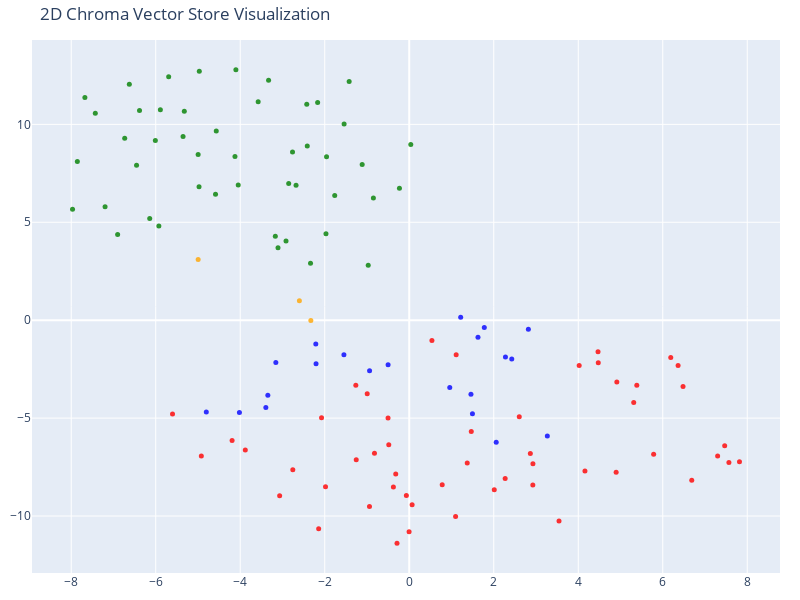

Notebook cell for this chart:
### Code cell
# We humans find it easier to visalize things in 2D!
# Reduce the dimensionality of the vectors to 2D using t-SNE
# (t-distributed stochastic neighbor embedding)

tsne = TSNE(n_components=2, random_state=42)
reduced_vectors = tsne.fit_transform(vectors)

# Create the 2D scatter plot
fig = go.Figure(data=[go.Scatter(
    x=reduced_vectors[:, 0],
    y=reduced_vectors[:, 1],
    mode='markers',
    marker=dict(size=5, color=colors, opacity=0.8),
    text=[f"Type: {t}<br>Text: {d[:100]}..." for t, d in zip(doc_types, documents)],
    hoverinfo='text'
)])

fig.update_layout(
    title='2D Chroma Vector Store Visualization',
    scene=dict(xaxis_title='x',yaxis_title='y'),
    width=800,
    height=600,
    margin=dict(r=20, b=10, l=10, t=40)
)

fig.show()

### Figure 1 — Plotly figure (JSON) as saved in the notebook; plotly's stock layout.template omitted (floating-point values rounded to 4 significant figures)
{"data": [{"hoverinfo": "text", "marker": {"color": ["blue", "blue", "blue", "blue", "blue", "blue", "blue", "blue", "blue", "blue", "blue", "blue", "blue", "blue", "blue", "blue", "blue", "blue", "blue", "blue", "blue", "red", "red", "red", "red", "red", "red", "red", "red", "red", "red", "red", "red", "red", "red", "red", "red", "red", "red", "red", "red", "red", "red", "red", "red", "red", "red", "red", "red", "red", "red", "red", "red", "red", "red", "red", "red", "red", "red", "red", "red", "red", "red", "red", "red", "red", "red", "red", "red", "red", "red", "red", "red", "orange", "orange", "orange", "green", "green", "green", "green", "green", "green", "green", "green", "green", "green", "green", "green", "green", "green", "green", "green", "green", "green", "green", "green", "green", "green", "green", "green", "green", "green", "green", "green", "green", "green", "green", "green", "green", "green", "green", "green", "green", "green", "green", "green", "green", "green", "green", "green", "green", "green", "green"], "opacity": 0.8, "size": 5}, "mode": "markers", "text": ["Type: products<br>Text: # Product Summary\n\n# Rellm: AI-Powered Enterprise Reinsurance Solution\n\n## Summary\n\nRellm is an inno...", "Type: products<br>Text: ### Seamless Integrations\nRellm's architecture is designed for effortless integration with existing ...", "Type: products<br>Text: ### Regulatory Compliance Tools\nRellm includes built-in compliance tracking features to help organiz...", "Type: products<br>Text: Join the growing number of organizations leveraging Rellm to enhance their reinsurance processes whi...", "Type: products<br>Text: Experience the future of reinsurance with Rellm, where innovation meets reliability. Let Insurellm h...", "Type: products<br>Text: # Product Summary\n\n# Markellm\n\n## Summary\n\nMarkellm is an innovative two-sided marketplace designed ...", "Type: products<br>Text: - **User-Friendly Interface**: Designed with user experience in mind, Markellm features an intuitive...", "Type: products<br>Text: - **Customer Support**: Our dedicated support team is always available to assist both consumers and ...", "Type: products<br>Text: ### For Insurance Companies:\n- **Basic Listing Fee**: $199/month for a featured listing on the platf...", "Type: products<br>Text: ### Q3 2025\n- Initiate a comprehensive marketing campaign targeting both consumers and insurers to i...", "Type: products<br>Text: # Product Summary\n\n# Homellm\n\n## Summary\nHomellm is an innovative home insurance product developed b...", "Type: products<br>Text: ### 2. Dynamic Pricing Model\nWith Homellm's innovative dynamic pricing model, insurance providers ca...", "Type: products<br>Text: ### 5. Multi-Channel Integration\nHomellm seamlessly integrates into existing insurance platforms, pr...", "Type: products<br>Text: - **Basic Tier:** Starting at $5,000/month for small insurers with basic integration features.\n- **S...", "Type: products<br>Text: All tiers include a comprehensive training program and ongoing updates to ensure optimal performance...", "Type: products<br>Text: With Homellm, Insurellm is committed to transforming the landscape of home insurance, ensuring both ...", "Type: products<br>Text: # Product Summary\n\n# Carllm\n\n## Summary\n\nCarllm is an innovative auto insurance product developed by...", "Type: products<br>Text: - **Instant Quoting**: With Carllm, insurance companies can offer near-instant quotes to customers, ...", "Type: products<br>Text: - **Mobile Integration**: Carllm is designed to work seamlessly with mobile applications, providing ...", "Type: products<br>Text: - **Professional Tier**: $2,500/month\n  - For medium-sized companies.\n  - All Basic Tier features pl...", "Type: products<br>Text: ### Q2 2025: Customer Experience Improvements\n- Launch of a new **mobile app** for end-users.\n- Intr...", "Type: contracts<br>Text: # Contract with GreenField Holdings for Markellm\n\n**Effective Date:** November 15, 2023  \n**Contract...", "Type: contracts<br>Text: ## Renewal\n1. **Automatic Renewal**: This contract will automatically renew for sequential one-year ...", "Type: contracts<br>Text: ## Features\n1. **AI-Powered Matching**: Access to advanced algorithms that connect GreenField Holdin...", "Type: contracts<br>Text: ## Support\n1. **Customer Support Access**: The Client will have access to dedicated support through ...", "Type: contracts<br>Text: **Signatures:**  \n_________________________                           _________________________  \n**...", "Type: contracts<br>Text: # Contract with Apex Reinsurance for Rellm: AI-Powered Enterprise Reinsurance Solution\n\n## Terms\n\n1....", "Type: contracts<br>Text: ## Renewal\n\n1. **Automatic Renewal**: This Agreement will automatically renew for successive one-yea...", "Type: contracts<br>Text: 2. **Seamless Integrations**: The architecture of Rellm allows for easy integration with existing sy...", "Type: contracts<br>Text: 1. **Technical Support**: Provider shall offer dedicated technical support to the Client via phone, ...", "Type: contracts<br>Text: **Insurellm, Inc.**  \n_____________________________  \nAuthorized Signature   \nDate: ________________...", "Type: contracts<br>Text: # Contract with Greenstone Insurance for Homellm\n\n---\n\n## Terms\n\n1. **Parties**: This Contract (\"Agr...", "Type: contracts<br>Text: 4. **Payment Terms**: \n   - The Customer shall pay an amount of $10,000 per month for the Standard T...", "Type: contracts<br>Text: ---\n\n## Features\n\n- **AI-Powered Risk Assessment**: Customer will have access to enhanced risk evalu...", "Type: contracts<br>Text: - **Customer Portal**: A dedicated portal will be provided, allowing the Customer's clients to manag...", "Type: contracts<br>Text: ______________________________  \n[Name], [Title]  \nDate: ______________________\n\n**For Greenstone In...", "Type: contracts<br>Text: # Contract with Roadway Insurance Inc. for Carllm\n\n---\n\n## Terms\n\n1. **Agreement Effective Date**: T...", "Type: contracts<br>Text: ---\n\n## Renewal\n\n1. **Automatic Renewal**: This agreement will automatically renew for an additional...", "Type: contracts<br>Text: ---\n\n## Features\n\n1. **Access to Core Features**: Roadway Insurance Inc. will have access to all Pro...", "Type: contracts<br>Text: ---\n\n## Support\n\n1. **Technical Support**: Roadway Insurance Inc. will receive priority technical su...", "Type: contracts<br>Text: # Contract with Stellar Insurance Co. for Rellm\n\n## Terms\nThis contract is made between **Insurellm*...", "Type: contracts<br>Text: ### Termination\nEither party may terminate this agreement with a **30-day written notice**. In the e...", "Type: contracts<br>Text: ## Features\nStellar Insurance Co. will receive access to the following features of the Rellm product...", "Type: contracts<br>Text: ## Support\nInsurellm provides Stellar Insurance Co. with the following support services:\n\n- **24/7 T...", "Type: contracts<br>Text: # Contract with TechDrive Insurance for Carllm\n\n**Contract Date:** October 1, 2024  \n**Contract Dura...", "Type: contracts<br>Text: ## Renewal\n\n1. **Automatic Renewal**: This contract shall automatically renew for additional one-yea...", "Type: contracts<br>Text: ## Support\n\n1. **Customer Support**: Insurellm will provide 24/7 customer support to TechDrive Insur...", "Type: contracts<br>Text: **TechDrive Insurance Representative:**  \nName: Sarah Johnson  \nTitle: Operations Director  \nDate: _...", "Type: contracts<br>Text: # Contract with Belvedere Insurance for Markellm\n\n## Terms\nThis Contract (\"Agreement\") is made and e...", "Type: contracts<br>Text: ## Renewal\n1. **Renewal Terms**: This Agreement may be renewed for additional one-year terms upon mu...", "Type: contracts<br>Text: ## Features\n1. **AI-Powered Matching**: Belvedere Insurance will benefit from Markellm's AI-powered ...", "Type: contracts<br>Text: ## Support\n1. **Technical Support**: Technical support will be available from 9 AM to 7 PM EST, Mond...", "Type: contracts<br>Text: **Belvedere Insurance**  \nSignature: ______________________  \nName: [Authorized Signatory]  \nTitle: ...", "Type: contracts<br>Text: # Contract with Velocity Auto Solutions for Carllm\n\n**Contract Date:** October 1, 2023  \n**Contract ...", "Type: contracts<br>Text: ## Renewal\n\n1. **Automatic Renewal**: This contract will automatically renew for successive 12-month...", "Type: contracts<br>Text: ## Support\n\n1. **Customer Support**: Velocity Auto Solutions will have access to Insurellm’s custome...", "Type: contracts<br>Text: # Contract with GreenValley Insurance for Homellm\n\n**Contract Date:** October 6, 2023  \n**Contract N...", "Type: contracts<br>Text: 4. **Confidentiality:** Both parties agree to maintain the confidentiality of proprietary informatio...", "Type: contracts<br>Text: 1. **AI-Powered Risk Assessment:** Access to advanced AI algorithms for real-time risk evaluations.\n...", "Type: contracts<br>Text: 3. **Regular Updates:** Insurellm will offer ongoing updates and enhancements to the Homellm platfor...", "Type: contracts<br>Text: # Contract with EverGuard Insurance for Rellm: AI-Powered Enterprise Reinsurance Solution\n\n**Contrac...", "Type: contracts<br>Text: 4. **Usage Rights**: EverGuard Insurance is granted a non-exclusive, non-transferable license to acc...", "Type: contracts<br>Text: 1. **Core Functionality**: Rellm provides EverGuard Insurance with advanced AI-driven analytics, sea...", "Type: contracts<br>Text: 1. **Customer Support**: Insurellm will provide EverGuard Insurance with 24/7 customer support, incl...", "Type: contracts<br>Text: ---\n\n**Signatures**  \n**For Insurellm**: __________________________  \n**Name**: John Smith  \n**Title...", "Type: contracts<br>Text: # Contract with BrightWay Solutions for Markellm\n\n**Contract Date:** October 5, 2023  \n**Contract ID...", "Type: contracts<br>Text: 3. **Service Level Agreement (SLA):**  \n   Insurellm commits to a 99.9% uptime for the platform with...", "Type: contracts<br>Text: 2. **Real-Time Quote Availability:**  \n   Consumers sourced via BrightWay Solutions will receive rea...", "Type: contracts<br>Text: 3. **Training and Onboarding:**  \n   Insurellm agrees to provide one free training session on how to...", "Type: contracts<br>Text: # Contract with Pinnacle Insurance Co. for Homellm\n\n## Terms\nThis contract (\"Contract\") is entered i...", "Type: contracts<br>Text: ## Renewal\n1. **Renewal Terms**: At the end of the initial term, this Contract shall automatically r...", "Type: contracts<br>Text: ## Features\n1. **AI-Powered Risk Assessment**: Utilized for tailored underwriting decisions specific...", "Type: contracts<br>Text: ## Support\n1. **Technical Support**: Insurellm shall provide 24/7 technical support via an email and...", "Type: company<br>Text: # Overview of Insurellm\n\nInsurellm is an innovative insurance tech firm with 200 employees across th...", "Type: company<br>Text: # Careers at Insurellm\n\nInsurellm is hiring! We are looking for talented software engineers, data sc...", "Type: company<br>Text: # About Insurellm\n\nInsurellm was founded by Avery Lancaster in 2015 as an insurance tech startup des...", "Type: employees<br>Text: # HR Record\n\n# Alex Chen\n\n## Summary\n- **Date of Birth:** March 15, 1990  \n- **Job Title:** Backend ...", "Type: employees<br>Text: ## Annual Performance History\n- **2020:**  \n  - Completed onboarding successfully.  \n  - Met expecta...", "Type: employees<br>Text: ## Compensation History\n- **2020:** Base Salary: $80,000  \n- **2021:** Base Salary Increase to $90,0...", "Type: employees<br>Text: Alex Chen continues to be a vital asset at Insurellm, contributing significantly to innovative backe...", "Type: employees<br>Text: # HR Record\n\n# Oliver Spencer\n\n## Summary\n- **Date of Birth**: May 14, 1990  \n- **Job Title**: Backe...", "Type: employees<br>Text: ## Annual Performance History\n- **2018**: **3/5** - Adaptable team player but still learning to take...", "Type: employees<br>Text: ## Compensation History\n- **March 2018**: Initial salary of $80,000.\n- **July 2019**: Salary increas...", "Type: employees<br>Text: # HR Record\n\n# Emily Tran\n\n## Summary\n- **Date of Birth:** March 18, 1991  \n- **Job Title:** Digital...", "Type: employees<br>Text: - **January 2017 - May 2018**: Marketing Intern  \n  - Supported the Marketing team by collaborating ...", "Type: employees<br>Text: - **2021**:  \n  - Performance Rating: Meets Expectations  \n  - Key Achievements: Contributed to the ...", "Type: employees<br>Text: - **Professional Development Goals**:  \n  - Emily Tran aims to become a Marketing Manager within the...", "Type: employees<br>Text: # HR Record\n\n# Jordan Blake\n\n## Summary\n- **Date of Birth:** March 15, 1993  \n- **Job Title:** Sales...", "Type: employees<br>Text: ## Annual Performance History\n- **2021:** First year at Insurellm; achieved 90% of monthly targets. ...", "Type: employees<br>Text: ## Other HR Notes\n- Jordan has shown an interest in continuing education, actively participating in ...", "Type: employees<br>Text: # Avery Lancaster\n\n## Summary\n- **Date of Birth**: March 15, 1985  \n- **Job Title**: Co-Founder & Ch...", "Type: employees<br>Text: - **2010 - 2013**: Business Analyst at Edge Analytics  \n  Prior to joining Innovate, Avery worked as...", "Type: employees<br>Text: - **2018**: **Exceeds Expectations**  \n  Under Avery’s pivoted vision, Insurellm launched two new su...", "Type: employees<br>Text: - **2022**: **Satisfactory**  \n  Avery focused on rebuilding team dynamics and addressing employee c...", "Type: employees<br>Text: ## Compensation History\n- **2015**: $150,000 base salary + Significant equity stake  \n- **2016**: $1...", "Type: employees<br>Text: ## Other HR Notes\n- **Professional Development**: Avery has actively participated in leadership trai...", "Type: employees<br>Text: # HR Record\n\n# Maxine Thompson\n\n## Summary\n- **Date of Birth:** January 15, 1991  \n- **Job Title:** ...", "Type: employees<br>Text: ## Insurellm Career Progression\n- **January 2017 - October 2018**: **Junior Data Engineer**  \n  * Ma...", "Type: employees<br>Text: ## Annual Performance History\n- **2017**: *Meets Expectations*  \n  Maxine showed potential in her ro...", "Type: employees<br>Text: - **2021**: *Exceeds Expectations*  \n  Maxine spearheaded the transition to a new data warehousing s...", "Type: employees<br>Text: ## Compensation History\n- **2017**: $70,000 (Junior Data Engineer)  \n- **2018**: $75,000 (Junior Dat...", "Type: employees<br>Text: # Samantha Greene\n\n## Summary\n- **Date of Birth:** October 14, 1990\n- **Job Title:** HR Generalist\n-...", "Type: employees<br>Text: ## Annual Performance History\n- **2020:** Exceeds Expectations  \n  Samantha Greene demonstrated exce...", "Type: employees<br>Text: ## Compensation History\n- **2020:** Base Salary - $55,000  \n  The entry-level salary matched industr...", "Type: employees<br>Text: - **2023:** Base Salary - $70,000  \n  Recognized for substantial improvement in employee relations m...", "Type: employees<br>Text: # HR Record\n\n# Alex Thomson\n\n## Summary\n- **Date of Birth:** March 15, 1995  \n- **Job Title:** Sales...", "Type: employees<br>Text: ## Annual Performance History  \n- **2022** - Rated as \"Exceeds Expectations.\" Alex Thomson achieved ...", "Type: employees<br>Text: ## Other HR Notes\n- Alex Thomson is an active member of the Diversity and Inclusion committee at Ins...", "Type: employees<br>Text: # HR Record\n\n# Samuel Trenton\n\n## Summary\n- **Date of Birth:** April 12, 1989  \n- **Job Title:** Sen...", "Type: employees<br>Text: ## Annual Performance History\n- **2023:** Rating: 4.5/5  \n  *Samuel exceeded expectations, successfu...", "Type: employees<br>Text: ## Compensation History\n- **2023:** Base Salary: $115,000 + Bonus: $15,000  \n  *Annual bonus based o...", "Type: employees<br>Text: - **Engagement in Company Culture:** Regularly participates in team-building events and contributes ...", "Type: employees<br>Text: # HR Record\n\n# Alex Harper\n\n## Summary\n- **Date of Birth**: March 15, 1993  \n- **Job Title**: Sales ...", "Type: employees<br>Text: ## Annual Performance History  \n- **2021**:  \n  - **Performance Rating**: 4.5/5  \n  - **Key Achievem...", "Type: employees<br>Text: - **2022**:  \n  - **Base Salary**: $65,000 (Promotion to Senior SDR)  \n  - **Bonus**: $13,000 (20% o...", "Type: employees<br>Text: # HR Record\n\n# Jordan K. Bishop\n\n## Summary\n- **Date of Birth:** March 15, 1990\n- **Job Title:** Fro...", "Type: employees<br>Text: ## Annual Performance History\n- **2019:** Exceeds Expectations - Continuously delivered high-quality...", "Type: employees<br>Text: ## Compensation History\n- **June 2018:** Starting Salary - $85,000\n- **June 2019:** Salary Increase ...", "Type: employees<br>Text: ## Other HR Notes\n- Jordan K. Bishop has been an integral part of club initiatives, including the In...", "Type: employees<br>Text: # HR Record\n\n# Emily Carter\n\n## Summary\n- **Date of Birth:** August 12, 1990  \n- **Job Title:** Acco...", "Type: employees<br>Text: - **2017-2019:** Marketing Intern  \n  - Assisted with market research and campaign development for s...", "Type: employees<br>Text: ## Compensation History\n| Year | Base Salary | Bonus         | Total Compensation |\n|------|--------...", "Type: employees<br>Text: Emily Carter exemplifies the kind of talent that drives Insurellm's success and is an invaluable ass..."], "type": "scatter", "x": [0.9589, 1.496, 2.058, 1.461, 3.268, -3.347, -3.394, -4.019, -4.803, 1.217, -0.5006, -0.939, -2.206, -3.157, -1.546, -2.211, 2.819, 1.627, 2.277, 2.426, 1.776, -1.982, 7.299, 0.5368, -5.602, -0.2897, 2.866, 5.784, 2.604, 0.78, -0.00372, -1.255, 6.686, -1.264, -0.3752, -2.144, 5.313, 7.466, 1.111, 4.468, 4.158, 4.897, 1.468, 1.372, 4.913, 5.386, 4.022, 4.474, -2.756, 7.816, -2.076, 0.06812, -3.067, 6.363, 6.48, 6.189, -0.823, -0.4843, -0.5014, -0.3198, 2.927, 2.925, 2.27, 2.012, 1.097, -3.88, -4.92, -4.193, -0.941, 3.544, 7.566, -0.9949, -0.06829, -2.329, -4.996, -2.6, -2.853, -4.048, -5.89, -0.9709, -2.679, -4.975, -5.324, -5.926, -6.142, -6.453, -7.199, -2.413, -5.353, -0.2321, -2.336, -3.106, -3.169, -2.917, -7.43, -1.971, -1.422, -2.425, -3.329, -2.168, -3.575, -4.968, -4.103, -6.625, -5.693, -1.957, -6.734, -1.114, -1.541, -6.009, -6.384, 0.03612, -2.763, -4.996, -4.567, -1.764, -4.585, -7.677, -0.8485, -4.124, -6.902, -7.855, -7.969], "y": [-3.437, -4.775, -6.237, -3.777, -5.908, -3.837, -4.458, -4.719, -4.687, 0.156, -2.274, -2.588, -2.224, -2.159, -1.766, -1.219, -0.4605, -0.8746, -1.88, -1.984, -0.3788, -8.511, -6.94, -1.042, -4.787, -11.39, -6.814, -6.847, -4.925, -8.401, -10.81, -7.123, -8.174, -3.32, -8.513, -10.65, -4.2, -6.405, -1.759, -1.608, -7.701, -7.768, -5.686, -7.297, -3.157, -3.324, -2.315, -2.169, -7.636, -7.224, -4.984, -9.423, -8.971, -2.32, -3.384, -1.9, -6.794, -6.358, -4.99, -7.854, -7.326, -8.42, -8.088, -8.656, -10.03, -6.635, -6.938, -6.144, -9.513, -10.26, -7.265, -3.757, -8.954, -0.01138, 3.102, 0.9931, 6.974, 6.904, 10.75, 2.809, 6.885, 6.812, 10.67, 4.816, 5.188, 7.909, 5.789, 8.901, 9.384, 6.74, 2.903, 3.697, 4.285, 4.044, 10.57, 4.413, 12.19, 11.03, 12.25, 11.11, 11.16, 12.72, 12.79, 12.05, 12.43, 8.343, 9.293, 7.954, 10.02, 9.174, 10.71, 8.975, 8.593, 8.466, 9.661, 6.368, 6.425, 11.38, 6.241, 8.353, 4.377, 8.107, 5.669]}], "layout": {"height": 600, "margin": {"b": 10, "l": 10, "r": 20, "t": 40}, "scene": {"xaxis": {"title": {"text": "x"}}, "yaxis": {"title": {"text": "y"}}}, "title": {"text": "2D Chroma Vector Store Visualization"}, "width": 800}}
